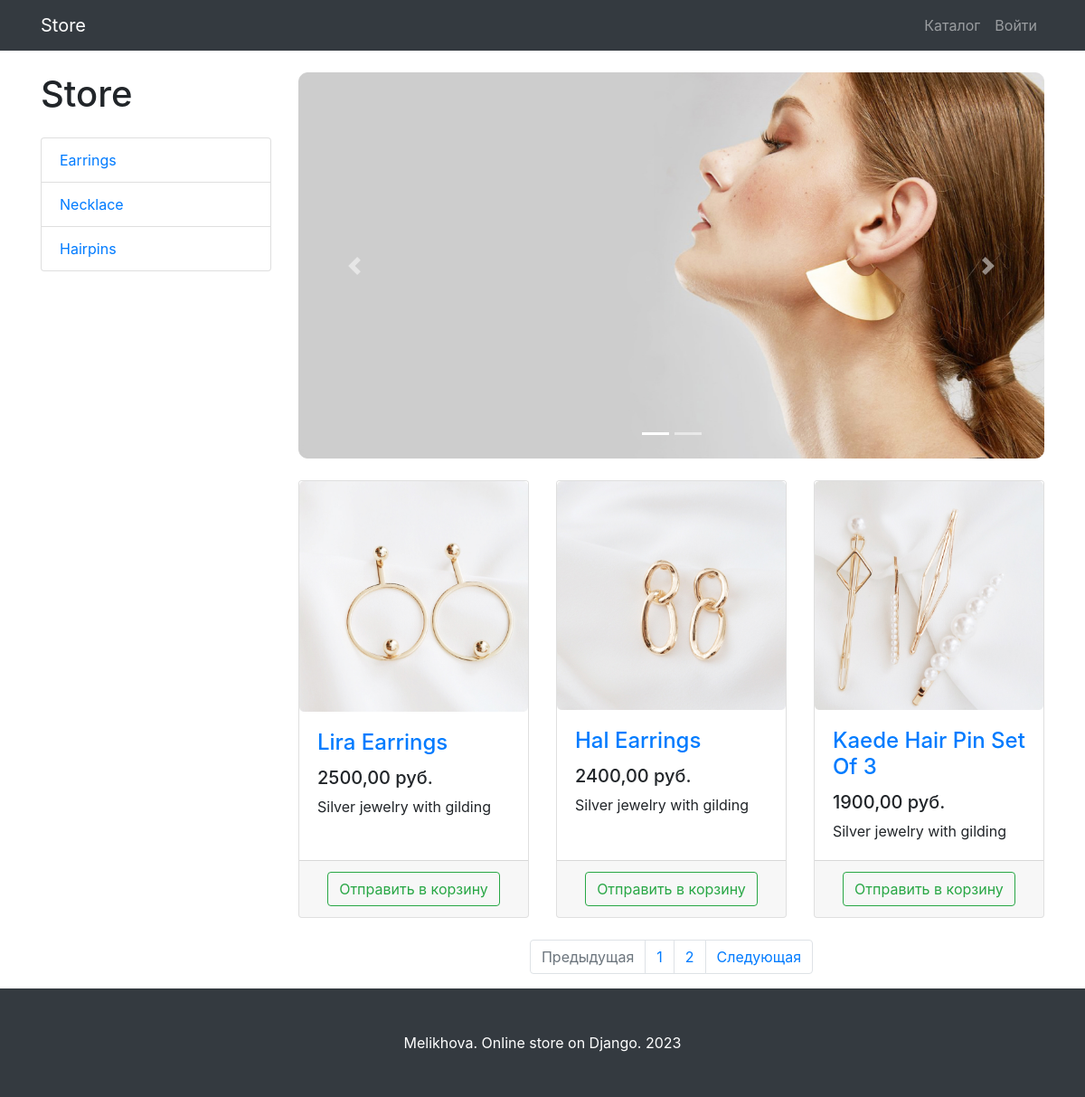
Screenshot of /products/ with the database file from the repository.
### products/models.py (models this page shows, shortened)
class ProductCategory(models.Model):
    name = models.CharField(max_length=128, unique=True)
    description = models.TextField(null=True, blank=True)
    history = HistoricalRecords()
    class Meta:
        verbose_name = 'category'
        verbose_name_plural = 'categories'

class Product(models.Model):
    name = models.CharField(max_length=256)
    description = models.TextField()
    price = models.DecimalField(max_digits=8, decimal_places=2)
    quantity = models.PositiveIntegerField(default=0)
    image = models.ImageField(upload_to='products_images', null=True, blank=True)
    category = models.ForeignKey(to=ProductCategory, on_delete=models.CASCADE)
    history = HistoricalRecords()
    class Meta:
      verbose_name = 'product'
      verbose_name_plural = 'products'

### products/views.py (the view)
# urls.py: path('', ProductsListView.as_view(), name='index'),
class ProductsListView(TitleMixin, ListView):
  model = Product
  template_name = 'products/products.html'
  paginate_by = 3
  title = 'Store - Каталог'
  def get_queryset(self):
    queryset = super(ProductsListView, self).get_queryset()
    category_id = self.kwargs.get('category_id')
    return queryset.filter(category_id=category_id) if category_id else queryset
  def get_context_data(self, *, object_list = None, **kwargs):
    context = super(ProductsListView, self).get_context_data()
    context["categories"] = ProductCategory.objects.all()
    return context

### common/views.py (called while the page is built)
  def get_context_data(self, **kwargs):
    context = super(TitleMixin, self).get_context_data(**kwargs)
    context['title'] = self.title
    return context

### products/templates/products/products.html (shortened to what this page needs)
{% extends "products/base.html" %}
{% load static %}
{% block css %}
    <link href="{% static '/vendor/css/products.css/' %}" rel="stylesheet">
{% endblock %}
{% block content %}
    <div class="container">
        <div class="row">
            <div class="col-lg-3">
                <h1 class="my-4">Store</h1>
                <div class="list-group">
                    {% for category in categories %}
                        <a href="{% url 'products:category' category.id %} " class="list-group-item">{{ category.name }}</a>
                    {% endfor %}
                </div>
            </div>
            <div class="col-lg-9">
                <div id="carouselExampleIndicators" class="carousel slide my-4" data-ride="carousel">
                    <ol class="carousel-indicators">
                        <li data-target="#carouselExampleIndicators" data-slide-to="0" class="active"></li>
                        <li data-target="#carouselExampleIndicators" data-slide-to="1"></li>
                    </ol>
                    <div class="carousel-inner" role="listbox">
                        <div class="carousel-item active">
                            <img class="d-block img-fluid" src="{% static '/vendor/img/slides/slide1.jpg' %}" alt="First slide">
                        </div>
                    </div>
                    <a class="carousel-control-prev" href="#carouselExampleIndicators" role="button" data-slide="prev">
                        <span class="carousel-control-prev-icon" aria-hidden="true"></span>
                    </a>
                    <a class="carousel-control-next" href="#carouselExampleIndicators" role="button" data-slide="next">
                        <span class="carousel-control-next-icon" aria-hidden="true"></span>
                    </a>
                </div>
                <div class="row">
                    {% for product in object_list  %}
                        <div class="col-lg-4 col-md-6 mb-4">
                            <div class="card h-100">
                                <a href="#">
                                    <img class="card-img-top"
                                        src="{{ product.image.url }}"
                                        alt="">
                                </a>
                                <div class="card-body">
                                    <h4 class="card-title">
                                        <a href="#">{{ product.name }}</a>
                                    </h4>
                                    <h5>{{ product.price }} руб.</h5>
                                    <p class="card-text">{{ product.description }}</p>
                                </div>
                                <div class="card-footer text-center">
                                    <a class="btn btn-outline-success"
                                    href="{% url 'products:basket_add' product.id %}">
                                     Отправить в корзину
                                     </a>
                                </div>
                            </div>
                        </div>
                    {% endfor %}
                </div>
               {% if is_paginated %}
               <nav aria-label="Page navigation example">
                   <ul class="pagination justify-content-center">
                       <li class="page-item {% if not page_obj.has_previous %} disabled {% endif %}">
                           <a class="page-link"
                              href="{% if page_obj.has_previous %} {% url 'products:paginator' page_obj.previous_page_number %} {% else %} # {% endif %}"
                              tabindex="-1" aria-disabled="true">
                               Предыдущая
                           </a>
                       </li>
                       {% for page in paginator.page_range %}
                           <li class="page-item">
                               <a class="page-link" href="{% url 'products:paginator' page %}">
                                   {{ page }}
                               </a>
                           </li>
                       {% endfor %}
                       <li class="page-item {% if not page_obj.has_next %} disabled {% endif %}">
                           <a class="page-link"
                              href="{% if page_obj.has_next %} {% url 'products:paginator' page_obj.next_page_number %} {% else %} # {% endif %}">
                               Следующая
                           </a>
                       </li>
                   </ul>
               </nav>
               {% endif %}
            </div>
        </div>
    </div>
{% endblock %}
{% block footer %}
    <footer class="py-5 bg-dark">
        <div class="container">
            <p class="m-0 text-center text-white">Melikhova. Online store on Django. 2023</p>
        </div>
    </footer>
{% endblock %}

### products/templates/products/base.html (shortened to what this page needs)
{% load static %}
<!DOCTYPE html>
<html lang="en">
<head>
    <link href="{% static 'vendor/bootstrap/css/bootstrap.min.css' %}" rel="stylesheet">
    {% block css %} {% endblock %}
</head>
<body>
<nav class="navbar navbar-expand-lg navbar-dark bg-dark fixed-top">
    <div class="container">
        <a class="navbar-brand" href="{% url 'index' %}">Store</a>
        <div class="collapse navbar-collapse" id="navbarResponsive">
            <ul class="navbar-nav ml-auto">
                <li class="nav-item">
                    <a class="nav-link" href="{% url 'products:index' %}">Каталог
                    </a>
                </li>
                {% if user.is_authenticated %}
                    <li class="nav-item dropdown">
                        <a class="nav-link dropdown-toggle" href="#" id="navbarDropdown" role="button"
                           data-bs-toggle="dropdown" aria-expanded="false">
                            <i class="fas fa-user-circle"></i>
                        </a>
                        <ul class="dropdown-menu" aria-labelledby="navbarDropdown">
                            <li>
                                <a class="dropdown-item" href="{% url 'users:profile' user.id %}">Профиль</a>
                            </li>
                            <li><a class="dropdown-item" href="orders/orders.html">Заказы</a></li>
                            {% if user.is_superuser or user.is_staff %}
                                <li>
                                    <a class="dropdown-item" href="{% url 'admin:index' %}">
                                        Админ-панель
                                    </a>
                                </li>
                            {% endif %}
                            <li>
                                <hr class="dropdown-divider">
                            </li>
                            <li>
                                <a class="dropdown-item" href="{% url 'users:logout' %}">
                                    Выйти
                                </a>
                            </li>
                        </ul>
                    </li>
                {% else %}
                    <li class="nav-item">
                        <a class="nav-link" href="{% url 'users:login' %}">Войти </a>
                    </li>
                {% endif %}
            </ul>
        </div>
    </div>
</nav>
{% block content %} {% endblock %}
{% block footer %} {% endblock %}
</body>
</html>

### rows the page displays
ProductCategory: name "Earrings"
ProductCategory: name "Necklace"
ProductCategory: name "Hairpins"
Product: image (picture), name "Lira Earrings", price "2500,00", description "Silver jewelry with gilding"
Product: image (picture), name "Hal Earrings", price "2400,00", description "Silver jewelry with gilding"
Product: image (picture), name "Kaede Hair Pin Set Of 3", price "1900,00", description "Silver jewelry with gilding"

### other values shown
{{ page }} "1" "2"
